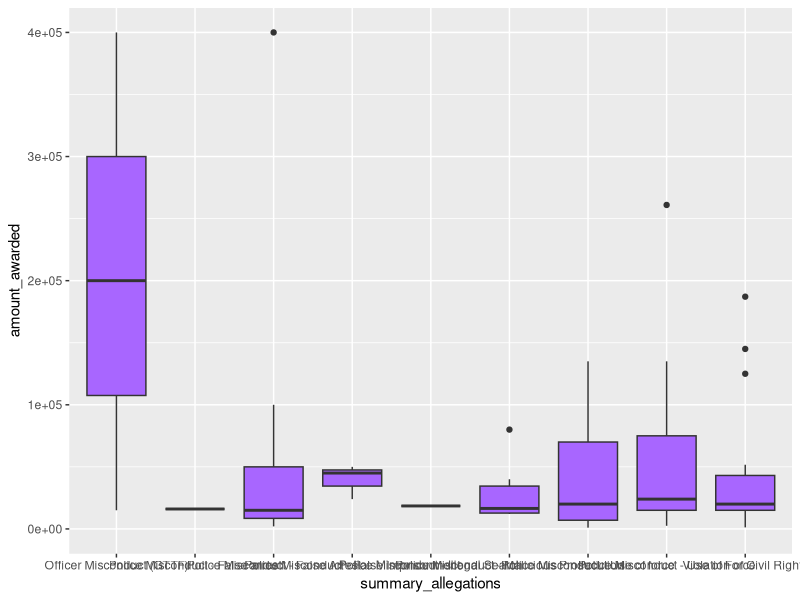

Source code (R):
library(dplyr)
library(ggplot2)

baltimore_data <- read.csv("../data/baltimore_edited.csv")

max <- max(baltimore_data$amount_awarded)
print(max)

baltimore_boxplot <- ggplot(baltimore_data, aes(x = as.factor(summary_allegations), y = amount_awarded)) +
  geom_boxplot(fill = "#a866ff") +
  xlab("summary_allegations") +
  ylim(0, 400000)


unique_allegations <- unique(baltimore_data$summary_allegations)
print(unique_allegations)

balitimore_boxplot_labels <- baltimore_boxplot
#levels(balitimore_boxplot_labels)

baltimore_boxplot


View(baltimore_data)


?toupper
